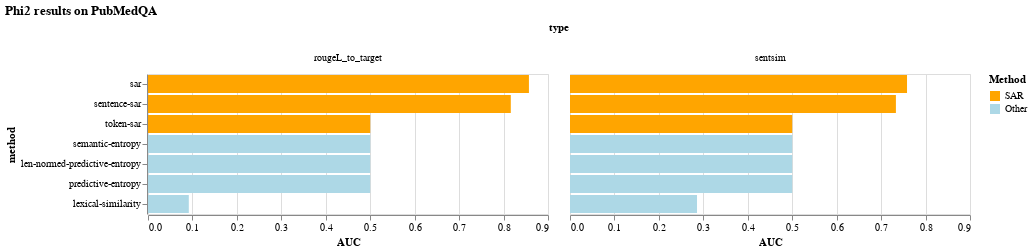

Write notebook code for a chart like this one.
### Markdown cell above
#### Phi-2

### Code cell
txt_to_csv("phi2")
phi2_df = pd.read_csv("uncertainty_estimation_results_phi2.csv")
phi2_df["Method"] = ["SAR" if "sar" in method else "Other" for method in phi2_df["method"]]

alt.Chart(phi2_df, title="Phi2 results on PubMedQA").mark_bar().encode(
    alt.Column("type"),
    alt.Y("method", sort=None),
    alt.X("AUC"),
    color=alt.Color("Method", scale=alt.Scale(domain=("SAR", "Other"), range=["orange", "lightblue"]))
)

### Figure 1 — Vega-Lite specification as saved in the notebook (floating-point values rounded to 4 significant figures)
{"config": {"view": {"continuousWidth": 400, "continuousHeight": 300}}, "data": {"name": "data-0c20765688659300c8a78ad4fcfd0fd6"}, "mark": "bar", "encoding": {"color": {"field": "Method", "scale": {"domain": ["SAR", "Other"], "range": ["orange", "lightblue"]}, "type": "nominal"}, "column": {"field": "type", "type": "nominal"}, "x": {"field": "AUC", "type": "quantitative"}, "y": {"field": "method", "sort": null, "type": "nominal"}}, "title": "Phi2 results on PubMedQA", "$schema": "https://vega.github.io/schema/vega-lite/v4.17.0.json", "datasets": {"data-0c20765688659300c8a78ad4fcfd0fd6": [{"accuracy": 0.02, "method": "sar", "type": "rougeL_to_target", "threshold": 0.5, "AUC": 0.8571, "Method": "SAR"}, {"accuracy": 0.6, "method": "sar", "type": "sentsim", "threshold": 0.5, "AUC": 0.7583, "Method": "SAR"}, {"accuracy": 0.02, "method": "sentence-sar", "type": "rougeL_to_target", "threshold": 0.5, "AUC": 0.8163, "Method": "SAR"}, {"accuracy": 0.6, "method": "sentence-sar", "type": "sentsim", "threshold": 0.5, "AUC": 0.7333, "Method": "SAR"}, {"accuracy": 0.02, "method": "token-sar", "type": "rougeL_to_target", "threshold": 0.5, "AUC": 0.5, "Method": "SAR"}, {"accuracy": 0.6, "method": "token-sar", "type": "sentsim", "threshold": 0.5, "AUC": 0.5, "Method": "SAR"}, {"accuracy": 0.02, "method": "semantic-entropy", "type": "rougeL_to_target", "threshold": 0.5, "AUC": 0.5, "Method": "Other"}, {"accuracy": 0.6, "method": "semantic-entropy", "type": "sentsim", "threshold": 0.5, "AUC": 0.5, "Method": "Other"}, {"accuracy": 0.02, "method": "len-normed-predictive-entropy", "type": "rougeL_to_target", "threshold": 0.5, "AUC": 0.5, "Method": "Other"}, {"accuracy": 0.6, "method": "len-normed-predictive-entropy", "type": "sentsim", "threshold": 0.5, "AUC": 0.5, "Method": "Other"}, {"accuracy": 0.02, "method": "predictive-entropy", "type": "rougeL_to_target", "threshold": 0.5, "AUC": 0.5, "Method": "Other"}, {"accuracy": 0.6, "method": "predictive-entropy", "type": "sentsim", "threshold": 0.5, "AUC": 0.5, "Method": "Other"}, {"accuracy": 0.02, "method": "lexical-similarity", "type": "rougeL_to_target", "threshold": 0.5, "AUC": 0.0918, "Method": "Other"}, {"accuracy": 0.6, "method": "lexical-similarity", "type": "sentsim", "threshold": 0.5, "AUC": 0.2858, "Method": "Other"}]}}
